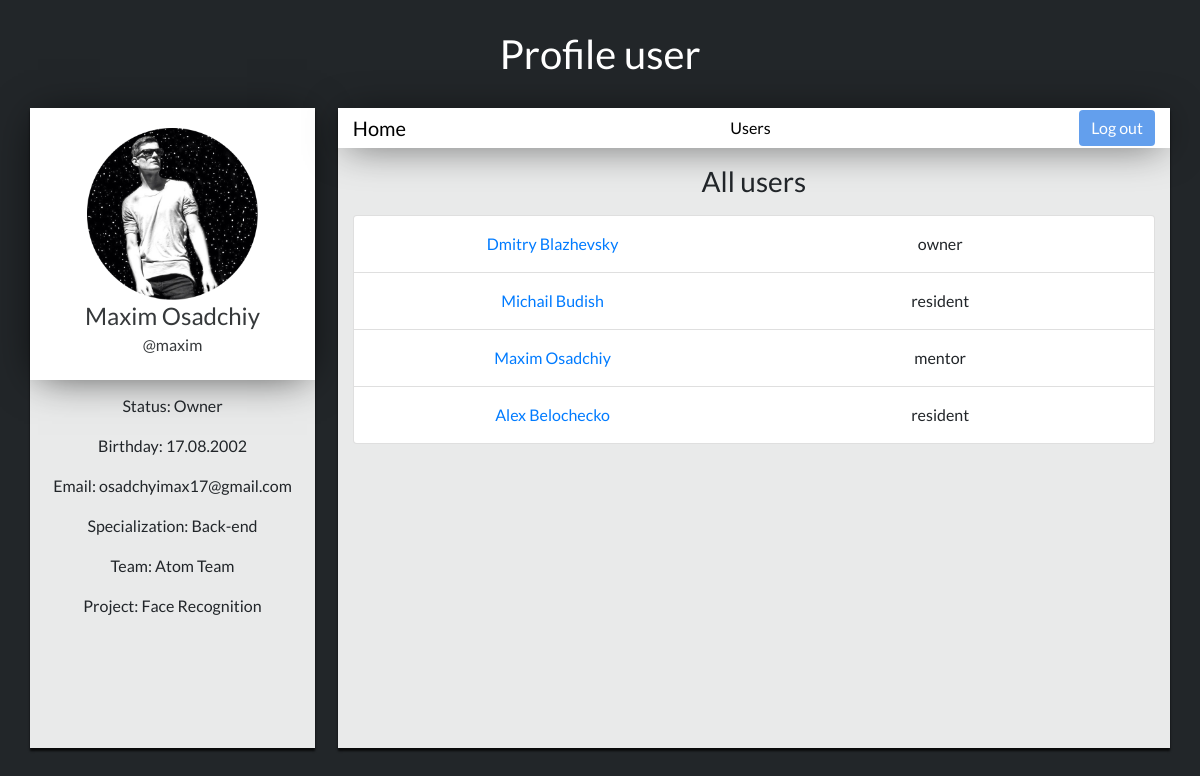
The app's page /users-user, older data.
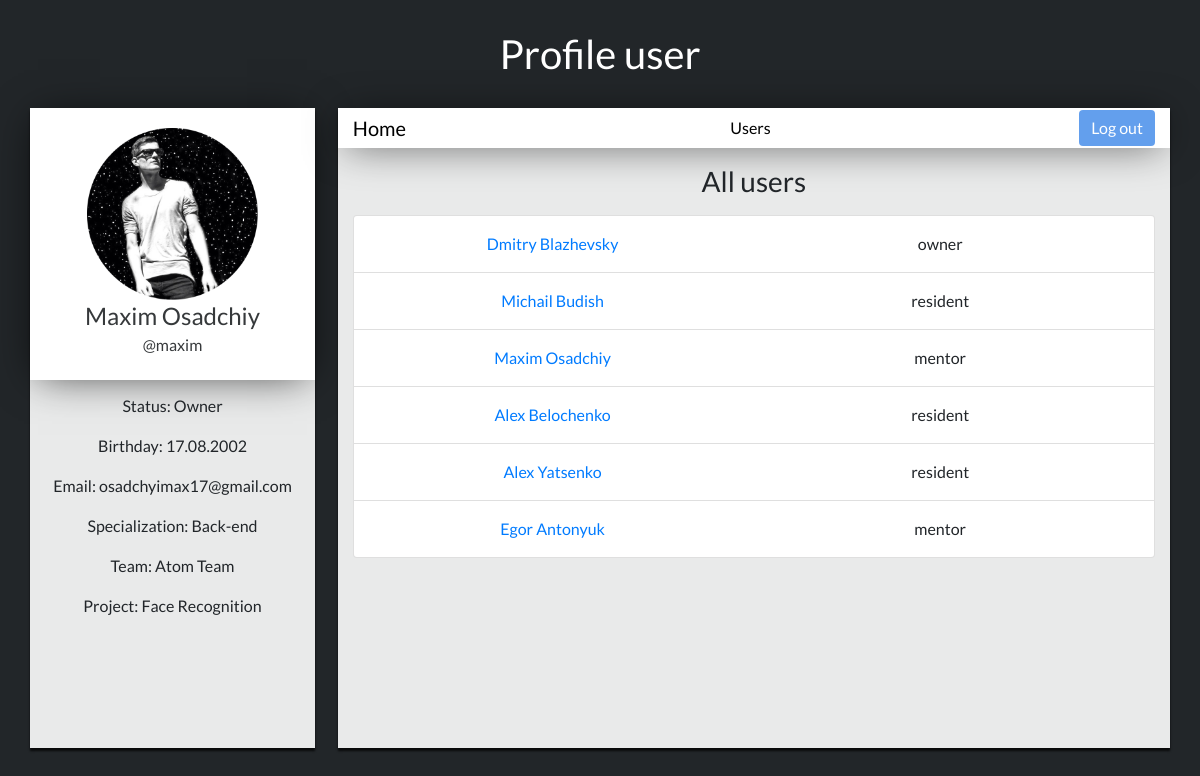
The same page, newer data.
### login/models.py (models this page shows, shortened)
class User(models.Model):
    superuser = models.IntegerField(default=None)
    name = models.CharField(max_length=30)
    surname = models.CharField(max_length=30)
    username = models.CharField(max_length=30)
    password = models.CharField(max_length=150)
    status = models.CharField(max_length=15)
    birth_date = models.DateTimeField()
    email = models.EmailField(max_length=30, null=True)
    specialization = models.CharField(max_length=30)
    team = models.CharField(max_length=50)
    project = models.CharField(max_length=50)
    last_seen = models.DateTimeField(auto_now=True)
    profile_photo = models.ImageField(upload_to='profile_photos')

### login/views.py (the view)
# urls.py: path('users-user', views.list_users_user, name='users_user'),
def list_users_user(request):
    residents = User.objects.filter(status='resident').count()
    mentors = User.objects.filter(status='mentor').count()
    owners = User.objects.filter(status='owner').count()
    users_list = User.objects.all()
    return render(request, 'users-user/index.html', {'list_users': users_list,'residents': residents,'mentors': mentors,'owners': owners})

### login/templates/users-user/index.html (shortened to what this page needs)
{% extends 'index-user-base.html' %}
{% block info_user %}
{% load staticfiles %}
<link rel="stylesheet" media="all" href="{% static 'css/home-user.css' %}" type="text/css">
<link rel="stylesheet" media="all" href="{% static 'css/base.css' %}" type="text/css">
    <div>
        {% if list_residents %}
            <h3 class="list-text">Residents List</h3>
        {% elif list_mentors %}
            <h3 class="list-text">Mentors List</h3>
        {% elif list_owners %}
            <h3 class="list-text">Owners List</h3>
        {% elif list_users %}
            <h3 class="list-text">All users</h3>
        {% endif %}
        <div class="container">
            <div class="row" style="padding: 5%;padding-top: 0;padding-left:0;padding-right:0;">
              <div class="col">
                <div class="userjoin-block">
                    <ul class="list-group">
                        {% for item in list_users %}
                            <li class="list-group-item">
                                <div class="container list-group">
                                    <div class="row">
                                        <div class="col-sm">
                                                <a href="/user-users/{{ item.id }}"><p style="text-align:center;margin: 0;line-height: 2;">{{ item.name }} {{ item.surname }}</p></a>
                                        </div>
                                        <div class="col-sm">
                                            <p class="list-text" style="text-align:center;margin: 0;line-height: 2;">{{item.status}}</p>
                                        </div>
                                    </div>
                                </div>
                            </li>
                        {% endfor %}
                    </ul>
                </div>
            </div>
        </div>
    </div>
    </div>
{% endblock %}

### login/templates/index-user-base.html
{% extends "base.html" %}
{% block content %}
{% load staticfiles %}
<link rel="stylesheet" media="all" href="{% static 'css/home-user.css' %}" type="text/css">
<link rel="stylesheet" media="all" href="{% static 'css/home.css' %}" type="text/css">
<h1 class="profile-h1">Profile user</h1>
<div class="container">
    <div class="row">
        <div class="info-block">
            <div class="photo-block">
                <p class="position-photo">
                    <img class="photo-img" src="../../static/img/Maxim.png" alt="Your photo">
                </p>
                <h4 class="name-text">Maxim Osadchiy</h4>
                <p class="name-text">@maxim</p>
            </div>
            <div class="status-block">
                <p>Status: Owner</p>
                <p>Birthday: 17.08.2002</p>
                <p>Email: osadchyimax17@gmail.com</p>
                <p>Specialization: Back-end</p>
                <p>Team: Atom Team</p>
                <p>Project: Face Recognition</p>
            </div>
        </div>
        <div class="statistic-block">
            <div class="navbar-block">
                <nav class="navbar navbar-expand-lg">
                    <div class="container">
                        <div class="navbar-brand"> <a class="navbar-link" href="{% url 'home_user' %}" style="color:black;">Home</a> </div>
                        <a href="{% url 'users_user' %}" style="color:black;"> Users </a>
                        <a href="{% url 'logout' %}"><button class="btn btn-primary" type="submit" >Log out</button></a>
                    </div>
                </nav>
            </div>
            <div class="information-block">
                {% block info_user %}
                {% endblock %}
            </div>
        </div>
    </div>
</div>
{% endblock %}

### login/templates/base.html (shortened to what this page needs)
<!DOCTYPE html>
<html lang="en">
<head>
    {% load staticfiles %}
    <link rel="stylesheet" media="all" href="{% static 'css/bootstrap.min.css' %}" type="text/css">
    <link rel="stylesheet" media="all" href="{% static 'css/base.css' %}" type="text/css">
</head>
<body>
    {% block content %}
    {% endblock %}
</body>
</html>

### login/static/css/base.css (style rules this page uses)
body { font-family: 'Lato', cursive; }
.userjoin-block { overflow-y: scroll; max-height: 50vh; }
.list-text { text-align: center; margin: 2%; }

### login/static/css/home-user.css (style rules this page uses)
body { background: #222629; font-family: 'Lato', cursive; }
.profile-h1 { font-family: 'Lato', cursive; text-align: center; margin-top: 30px; margin-bottom: 30px; font-size: 2.5em; color: white; }
.info-block { background: rgba(255, 255, 255, 0.9); height: 80vh; width: 25%; -webkit-box-shadow: 0px 3px 2px 0px rgba(0,0,0,0.75); -moz-box-shadow: 0px 3px 2px 0px rgba(0,0,0,0.75); box-shadow: 0px 3px 2px 0px rgba(0,0,0,0.75); }
.statistic-block { background: rgba(255, 255, 255, 0.9); height: 80vh; width: 73%; margin-left: 2%; -webkit-box-shadow: 0px 3px 2px 0px rgba(0,0,0,0.75); -moz-box-shadow: 0px 3px 2px 0px rgba(0,0,0,0.75); box-shadow: 0px 3px 2px 0px rgba(0,0,0,0.75); }
.photo-block { width: 100%; padding: 20px; background: white; -webkit-box-shadow: 0px 3px 40px -8px rgba(0,0,0,0.75); -moz-box-shadow: 0px 3px 40px -8px rgba(0,0,0,0.75); box-shadow: 0px 3px 40px -8px rgba(0,0,0,0.75); }
.navbar-block { width: 100%; background: white; -webkit-box-shadow: 0px 3px 40px -8px rgba(0,0,0,0.75); -moz-box-shadow: 0px 3px 40px -8px rgba(0,0,0,0.75); box-shadow: 0px 3px 40px -8px rgba(0,0,0,0.75); }
.photo-img { width: 70%; }
.position-photo { text-align: center; margin: 0; width: 100%; }
.name-text { color: #36393b; text-align: center; margin: 1%; }
.navbar { padding: 0; }
.btn-primary { background-color: rgba(61, 136, 233, 0.8); border: rgba(61, 136, 233, 0.9); }

### login/static/css/home.css (style rules this page uses)
.status-block { text-align: center; margin: 5%; }
.information-block { overflow-y: scroll; height: 92%; }

Row changes from the older to the newer data that the page shows:
changed User: surname "Belochecko" → "Belochenko"
added User: name "Alex", surname "Yatsenko", status "resident"
added User: name "Egor", surname "Antonyuk", status "mentor"
